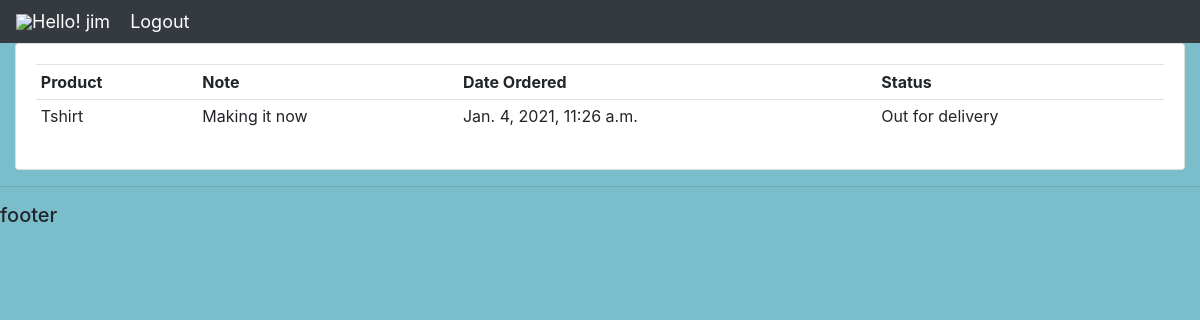
Screenshot of /user/ (signed in) with the database file from the repository.
### Accounts/models.py (models this page shows, shortened)
class Order(models.Model):
  STATUS = (
    ('Pending','Pending'),
    ('Out for delivery','Out for delivery'),
    ('Delivered','Delivered'),
  )
  customer = models.ForeignKey(Customer, null=True, on_delete=models.SET_NULL)
  product = models.ForeignKey(Product, null=True, on_delete=models.SET_NULL)
  date_created = models.DateTimeField(auto_now_add=True, null=True)
  status = models.CharField(max_length=200, null=True,choices=STATUS)
  note = models.CharField(max_length=200, null=True)

class Product(models.Model):
  CATEGORY = (
    ('Indoor', 'Indoor'),
    ('Outdoor', 'Outdoor'),
  )
  name = models.CharField(max_length=20, null=True)
  price = models.FloatField(null=True)
  category = models.CharField(max_length=20, null=True, choices=CATEGORY)
  description = models.CharField(max_length=200, null=True, blank=True)
  date_created = models.DateTimeField(auto_now_add=True, null=True)
  tag = models.ManyToManyField(Tag)
  def __str__(self):
    return self.name

### Accounts/decorators.py (the view)
    def wrapper_func(request, *args, **kwargs):
      group = None
      if request.user.groups.exists():
        group = request.user.groups.all()[0].name
        print(group)
      if group in allowed_roles:
        return view_func(request, *args, **kwargs)
      else:
        return HttpResponse('You are not authorized')

### Accounts/views.py (called while the page is built)
@allowed_users(allowed_roles=['customer'])
def userPage(request):
	orders = request.user.customer.order_set.all() #orders object of particular customer
	total_orders = orders.count()
	delivered = orders.filter(status="delivered").count()
	pending = orders.filter(status="pending").count()
	context = {'orders': orders, 'total_orders': total_orders,
				'delivered': delivered, 'pending': pending
					}
	return render(request, "Accounts/user.html", context)

### Accounts/templates/Accounts/user.html
{% extends 'Accounts/base.html' %}
{% block body %}
<div class="row">
<div class="col-md">
	<div class="card card-body">
		<table class="table table-sm">
			<tr>
				<th>Product</th>
				<th>Note</th>
				<th>Date Ordered</th>
				<th>Status</th>
			</tr>
				{% for order in orders %}
				<tr>
					<td>{{order.product}}</td>
					<td>{{order.note}}</td>
					<td>{{order.date_created}}</td>
					<td>{{order.status}}</td>
				</tr>
				{% endfor %}
		</table>
	</div>
</div>
</div>
{% endblock %}

### Accounts/templates/Accounts/navbar.html (shortened to what this page needs)
{% load static %}
<nav class="navbar navbar-expand-lg navbar-dark bg-dark">
 <img src="{% static 'images/logo.jpg' %}">
  <span class="hello-msg">Hello! {{request.user}} </span>
  <span ><a  class="hello-msg" href="{% url 'logout' %}">Logout</a></span>
</nav>

### static/css/main.css (style rules this page uses)
body { background-color: #ebeff5; }

### Accounts/templates/Accounts/base.html (style rules this page uses)
body, html { margin: 0; padding: 0; height: 100%; background: #7abecc !important; }

### Accounts/templates/Accounts/navbar.html (style rules this page uses)
.hello-msg { font-size: 18px; color: #fff; margin-right: 20px; }

### rows the page displays
Order: product "Tshirt", note "Making it now", date_created "Jan. 4, 2021, 11:26 a.m.", status "Out for delivery"

### other values shown
{{ request.user }} "jim"
